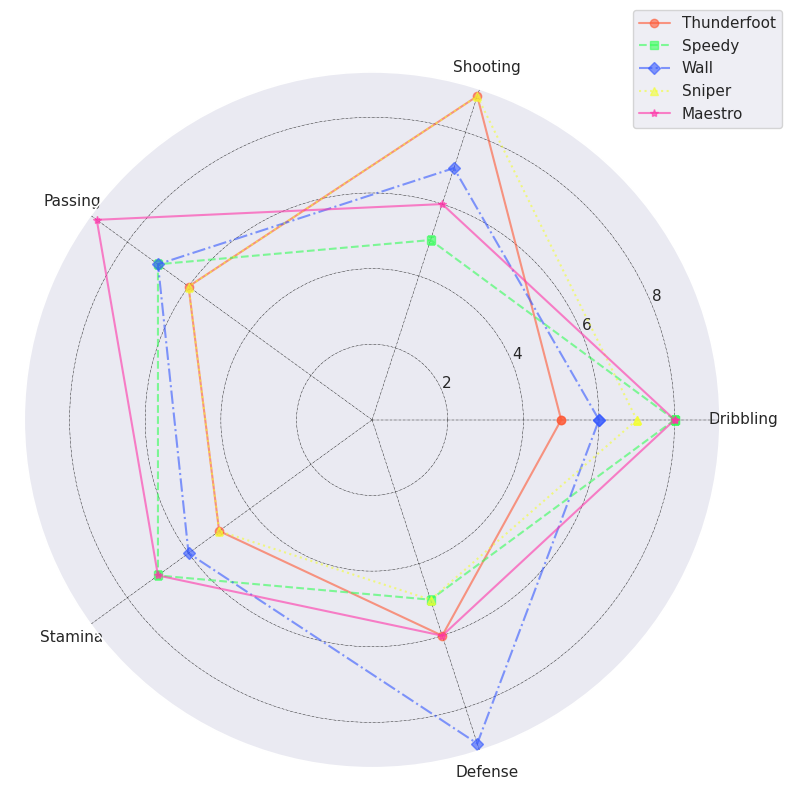

Source code (Python):
import matplotlib.pyplot as plt
import numpy as np

players = ['Thunderfoot', 'Speedy', 'Wall', 'Sniper', 'Maestro']
skills = ['Dribbling', 'Shooting', 'Passing', 'Stamina', 'Defense']

# Initialize performance data with some randomness using pre-defined modifications
performance_data = [
    [5, 9, 6, 5, 6],  # Altered [6, 9, 7, 6, 5] to [5, 9, 6, 5, 6]
    [8, 5, 7, 7, 5],  # Altered [9, 5, 6, 8, 5] to [8, 5, 7, 7, 5]
    [6, 7, 7, 6, 9],  # Altered [5, 6, 7, 7, 9] to [6, 7, 7, 6, 9]
    [7, 9, 6, 5, 5],  # Altered [7, 10, 5, 5, 6] to [7, 9, 6, 5, 5]
    [8, 6, 9, 7, 6]   # Altered [8, 7, 9, 6, 6] to [8, 6, 9, 7, 6]
]

performance_data = [player + [player[0]] for player in performance_data]

num_vars = len(skills)
angles = np.linspace(0, 2 * np.pi, num_vars, endpoint=False).tolist()
angles += angles[:1]

fig, ax = plt.subplots(figsize=(8, 8), subplot_kw=dict(polar=True))

marker_styles = ['o', 's', 'D', '^', '*']
line_styles = ['-', '--', '-.', ':', '-']
colors = ['#FF5733', '#33FF57', '#3357FF', '#F3FF33', '#FF33A8']

for i, player_data in enumerate(performance_data):
    ax.plot(angles, player_data, marker=marker_styles[i % len(marker_styles)], linestyle=line_styles[i % len(line_styles)], color=colors[i % len(colors)], label=players[i], alpha=0.6)

ax.set_xticks(angles[:-1])
ax.set_xticklabels(skills)

ax.grid(color='black', linestyle='-.', linewidth=0.3)

ax.legend(loc='upper right', bbox_to_anchor=(1.1, 1.1))

plt.tight_layout()
plt.show()
